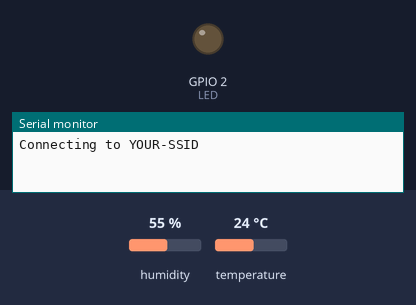
This sketch was run on a simulated ESP8266 (NodeMCU). On the bench: output pins drawn as LEDs (lit = HIGH), the last lines printed to the serial monitor. Inputs (shaded band) come from the test bench; at power-on: humidity 55 %, temperature 24 °C. WiFi joins after 1.5 s; servers stay silent unless stated; web services answer with replies made up by the test bench. At 3.8 s the program puts the board to deep sleep or switches it off; the recording ends there.

Above: at 0.1 s.
At 2.8 s:
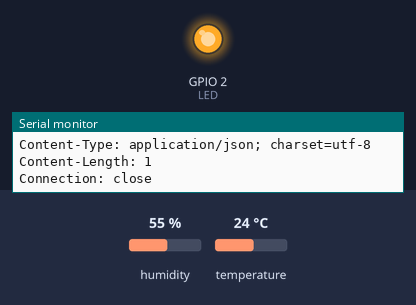
Timing chart, 0 to 3.8 s (numbered marks = the images above):
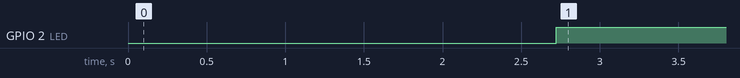

Measured:
- by itself, GPIO 2 (LED): LOW → HIGH at 2.7 s

The sketch:

ThingspeakDHT11.ino
```cpp
// (licence header left out)
// Modified to use DHTesp instead of DHT library

#include <ESP8266WiFi.h>
#include "DHTesp.h"


/***************************
 * Begin Settings
 **************************/


const char* ssid     = "YOUR-SSID";
const char* password = "YOUR-PASS";

const char* host = "api.thingspeak.com";

const char* THINGSPEAK_API_KEY = " ";

// DHT Settings
#define LED 2        //On board LED
#define DHTpin 14    //D5 of NodeMCU is GPIO14

DHTesp dht;

// Uncomment whatever type you're using!
#define DHTTYPE DHT11   // DHT 11
//#define DHTTYPE DHT22   // DHT 22  (AM2302), AM2321
//#define DHTTYPE DHT21   // DHT 21 (AM2301)

const boolean IS_METRIC = true;

// Update every 600 seconds = 10 minutes. Min with Thingspeak is ~20 seconds ONLY USED IF YOU COMMENT OUT THE DEEP SLEEP!
const int UPDATE_INTERVAL_SECONDS = 60;

/***************************
 * End Settings
 **************************/

// Initialize the temperature/ humidity sensor
//dht dht(DHTPIN, DHTTYPE);

void setup() {
  Serial.begin(115200);
  delay(10);

  dht.setup(DHTpin, DHTesp::DHT11);

  pinMode(LED,OUTPUT);


  // We start by connecting to a WiFi network

  Serial.println();
  Serial.println();
  Serial.print("Connecting to ");
  Serial.println(ssid);

  WiFi.begin(ssid, password);

  while (WiFi.status() != WL_CONNECTED) {
    delay(500);
    Serial.print(".");
  }

  Serial.println("");
  Serial.println("WiFi connected");
  Serial.println("IP address: ");
  Serial.println(WiFi.localIP());
}

void loop() {
    Serial.print("connecting to ");
    Serial.println(host);

    // Use WiFiClient class to create TCP connections
    WiFiClient client;
    const int httpPort = 80;
    if (!client.connect(host, httpPort)) {
      Serial.println("connection failed");
      return;
    }

float humidity, temperature,  tempf;
    // read values from the sensor
   // float humidity = dht.readHumidity();
    //float temperature = dht.readTemperature(!IS_METRIC);
     delay(dht.getMinimumSamplingPeriod());

  humidity = dht.getHumidity();
  temperature = dht.getTemperature();
  tempf = dht.toFahrenheit(temperature);

    Serial.print("Humidity ");
    Serial.println(humidity, 1);
    Serial.print("Temperature ");
    Serial.println(temperature, 1);

    // We now create a URI for the request
    String url = "/update?api_key=";
    url += THINGSPEAK_API_KEY;
    url += "&field1=";
    url += String(tempf);
    url += "&field2=";
    url += String(humidity);

    digitalWrite(LED,!digitalRead(LED));

    Serial.print("Requesting URL: ");
    Serial.println(url);

    // This will send the request to the server
    client.print(String("GET ") + url + " HTTP/1.1\r\n" +
                 "Host: " + host + "\r\n" +
                 "Connection: close\r\n\r\n");
    delay(10);
    while(!client.available()){
      delay(100);
      Serial.print(".");
    }
    // Read all the lines of the reply from server and print them to Serial
    while(client.available()){
      String line = client.readStringUntil('\r');
      Serial.print(line);
    }

    Serial.println();
    Serial.println("closing connection");


  // Go back to sleep. If your sensor is battery powered you might
  // want to use deep sleep here. If you want to use regular delay, put  two slash behind ESP.deepsleep and remove from delay
  //delay(1000 * UPDATE_INTERVAL_SECONDS);
    Serial.println("Going into deep sleep for 60 seconds");
  ESP.deepSleep(60*1000000);
}
```
